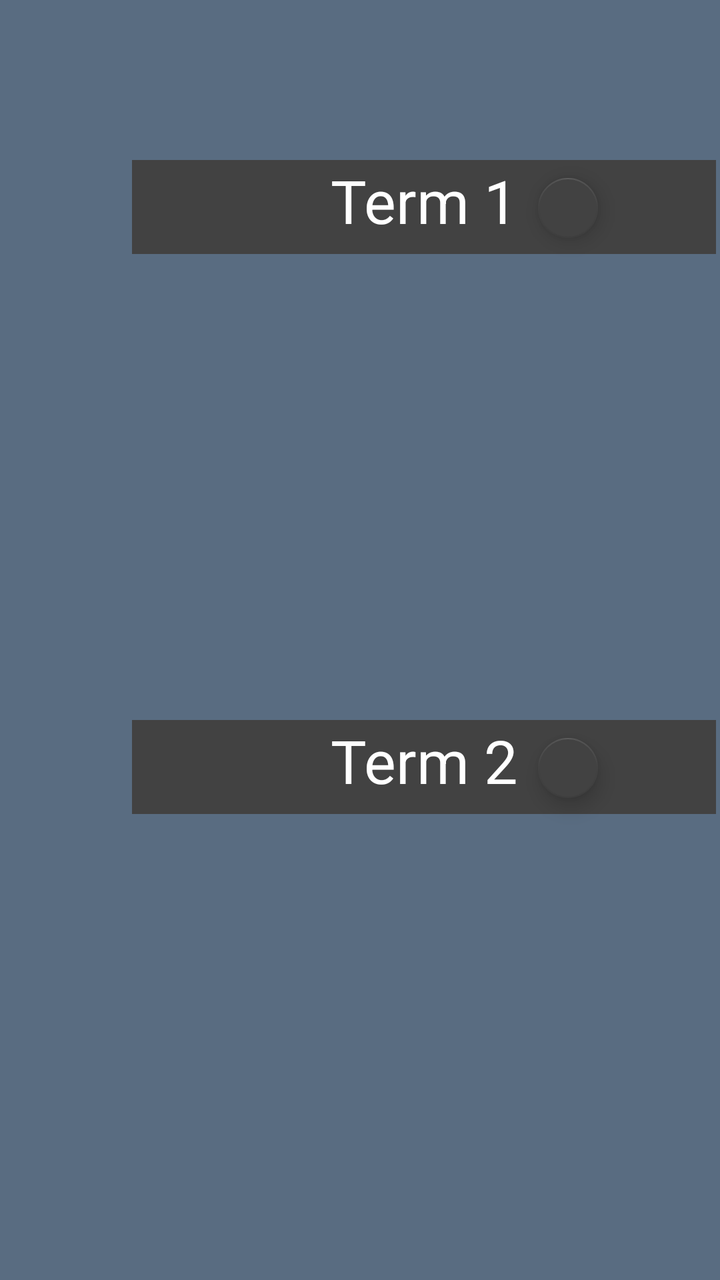
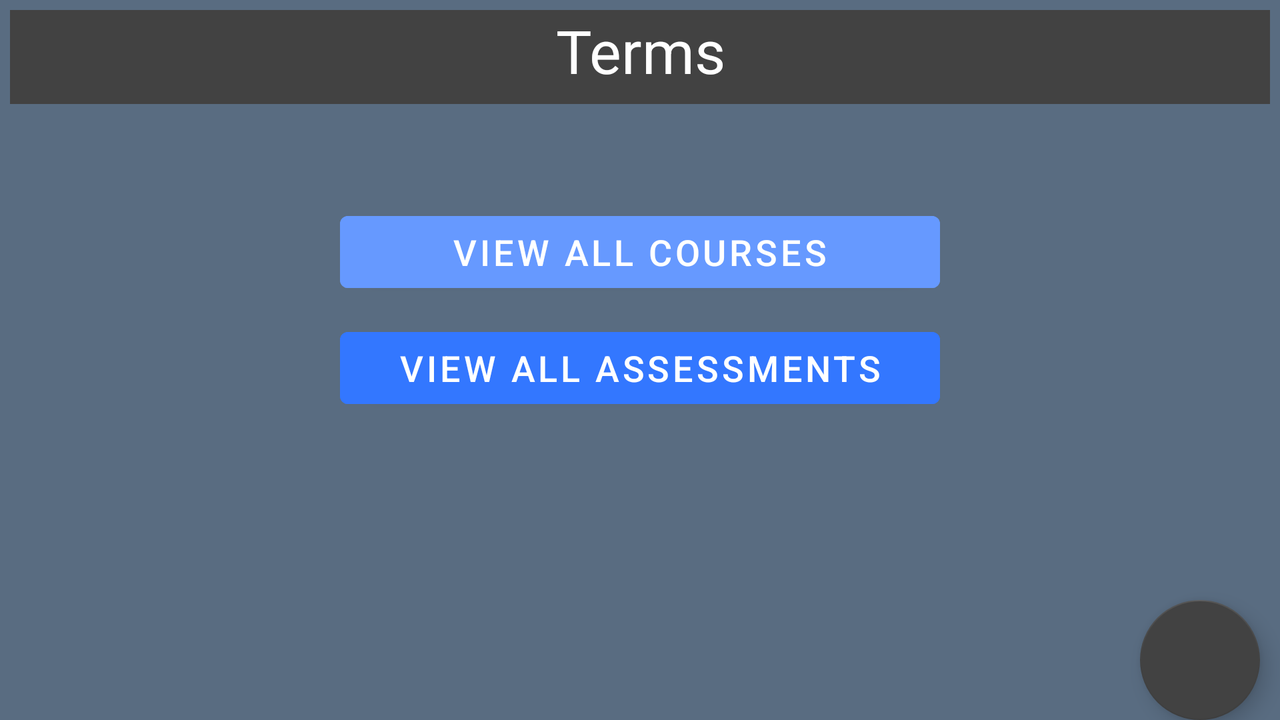

First picture: res/layout/ on a phone held upright. Second picture: the repository's own variant of that layout, on a device whose configuration matches the variant's folder. Source for both follows.
<!-- AndroidManifest.xml: application theme Theme.MobileApp2 -->
<!-- res/layout/activity_terms_list.xml -->
<?xml version="1.0" encoding="utf-8"?>
<androidx.constraintlayout.widget.ConstraintLayout xmlns:android="http://schemas.android.com/apk/res/android"
    xmlns:app="http://schemas.android.com/apk/res-auto"
    xmlns:tools="http://schemas.android.com/tools"
    android:layout_width="match_parent"
    android:layout_height="match_parent"
    android:background="#CD314963"
    tools:context=".UI.TermsList">

    <com.google.android.material.floatingactionbutton.FloatingActionButton
        android:id="@+id/floatingActionButton"
        android:layout_width="wrap_content"
        android:layout_height="wrap_content"
        android:layout_marginTop="80dp"
        android:layout_marginEnd="52dp"
        android:clickable="true"
        android:scaleType="centerInside"
        app:backgroundTint="#424242"
        app:fabCustomSize="30dp"
        app:layout_constraintEnd_toEndOf="parent"
        app:layout_constraintTop_toTopOf="parent"
        app:srcCompat="@drawable/ic_baseline_edit_24"
        app:tint="@android:color/white" />

    <TextView
        android:id="@+id/textView2"
        android:layout_width="292dp"
        android:layout_height="47dp"
        android:layout_marginStart="66dp"
        android:layout_marginTop="80dp"
        android:layout_marginEnd="67dp"
        android:background="@color/cardview_dark_background"
        android:text="Term 1"
        android:textAlignment="center"
        android:textColor="@color/white"
        android:textSize="30sp"
        app:layout_constraintEnd_toEndOf="parent"
        app:layout_constraintHorizontal_bias="0.0"
        app:layout_constraintStart_toStartOf="parent"
        app:layout_constraintTop_toTopOf="parent" />

    <TextView
        android:id="@+id/textView3"
        android:layout_width="292dp"
        android:layout_height="47dp"
        android:layout_marginStart="66dp"
        android:layout_marginTop="360dp"
        android:layout_marginEnd="67dp"
        android:background="@color/cardview_dark_background"
        android:text="Term 2"
        android:textAlignment="center"
        android:textColor="@color/white"
        android:textSize="30sp"
        app:layout_constraintEnd_toEndOf="parent"
        app:layout_constraintHorizontal_bias="0.0"
        app:layout_constraintStart_toStartOf="parent"
        app:layout_constraintTop_toTopOf="parent" />

    <com.google.android.material.floatingactionbutton.FloatingActionButton
        android:id="@+id/floatingActionButton2"
        android:layout_width="wrap_content"
        android:layout_height="wrap_content"
        android:layout_marginTop="360dp"
        android:layout_marginEnd="52dp"
        android:clickable="true"
        android:scaleType="centerInside"
        app:backgroundTint="#424242"
        app:fabCustomSize="30dp"
        app:layout_constraintEnd_toEndOf="parent"
        app:layout_constraintTop_toTopOf="parent"
        app:srcCompat="@drawable/ic_baseline_edit_24"
        app:tint="@android:color/white" />


</androidx.constraintlayout.widget.ConstraintLayout>
<!-- resources referenced by this layout -->
<resources>
  <style name="Theme.MobileApp2" parent="Theme.MaterialComponents.DayNight.DarkActionBar">
          
          <item name="colorPrimary">@color/purple_500</item>
          <item name="colorPrimaryVariant">@color/purple_700</item>
          <item name="colorOnPrimary">@color/white</item>
          
          <item name="colorSecondary">@color/teal_200</item>
          <item name="colorSecondaryVariant">@color/teal_700</item>
          <item name="colorOnSecondary">@color/black</item>
          
          <item name="android:statusBarColor">?attr/colorPrimaryVariant</item>
          
      </style>
</resources>
<!-- res/layout-land/activity_terms_list.xml (the repository's variant of the layout above) -->
<!-- drawn on the phone turned sideways -->
<?xml version="1.0" encoding="utf-8"?>
<androidx.constraintlayout.widget.ConstraintLayout xmlns:android="http://schemas.android.com/apk/res/android"
    xmlns:app="http://schemas.android.com/apk/res-auto"
    xmlns:tools="http://schemas.android.com/tools"
    android:layout_width="match_parent"
    android:layout_height="match_parent"
    android:background="#CD314963"
    tools:context=".UI.TermsList">


    <com.google.android.material.floatingactionbutton.FloatingActionButton
        android:id="@+id/floatingActionButton"
        android:layout_width="wrap_content"
        android:layout_height="wrap_content"
        android:layout_marginEnd="10dp"
        android:clickable="true"
        android:scaleType="centerInside"
        app:backgroundTint="#424242"
        app:fabCustomSize="60dp"
        app:layout_constraintEnd_toEndOf="parent"
        app:layout_constraintBottom_toBottomOf="parent"
        app:srcCompat="@drawable/ic_baseline_add_24"
        app:tint="@android:color/white" />


    <ScrollView
        android:id="@+id/scrollView4"
        android:layout_width="match_parent"
        android:layout_height="match_parent"
        android:orientation="vertical"
        android:layout_margin="5dp"
        app:layout_constraintTop_toTopOf="parent">

    <LinearLayout
        android:layout_width="match_parent"
        android:layout_height="wrap_content"
        android:orientation="vertical"
        app:layout_constraintTop_toTopOf="parent"
        tools:layout_editor_absoluteX="0dp">

        <TextView
            android:id="@+id/textView2"
            android:layout_width="match_parent"
            android:layout_height="47dp"
            android:background="@color/cardview_dark_background"
            android:text="Terms"
            android:textAlignment="center"
            android:textColor="@color/white"
            android:textSize="30sp"
            app:layout_constraintEnd_toEndOf="parent"
            app:layout_constraintHorizontal_bias="0.0"
            app:layout_constraintStart_toStartOf="parent"
            app:layout_constraintTop_toTopOf="parent" />



    <androidx.recyclerview.widget.RecyclerView
        android:id="@+id/termRecyclerview"
        android:layout_width="match_parent"
        android:layout_height="wrap_content"
        android:layout_marginTop="10dp"
        android:textAlignment="center"
        android:padding="10dp"
        app:layout_constraintEnd_toEndOf="parent"
        app:layout_constraintStart_toStartOf="parent"
        app:layout_constraintTop_toTopOf="parent" />


    <Button
        android:id="@+id/viewAllCourses"
        android:layout_width="300dp"
        android:layout_height="wrap_content"
        android:backgroundTint="#6699ff"
        android:clickable="true"
        android:text="View All Courses"
        android:textSize="18sp"
        android:layout_gravity="center"
        android:layout_marginTop="20dp"
        android:layout_marginBottom="10dp"
        />

        <Button
            android:id="@+id/viewAllAssessments"
            android:layout_width="300dp"
            android:layout_height="wrap_content"
            android:backgroundTint="#3377ff"
            android:clickable="true"
            android:text="View All Assessments"
            android:textSize="18sp"
            android:layout_gravity="center"
            android:layout_marginBottom="20dp"
            />
    </LinearLayout>
    </ScrollView>
</androidx.constraintlayout.widget.ConstraintLayout>
